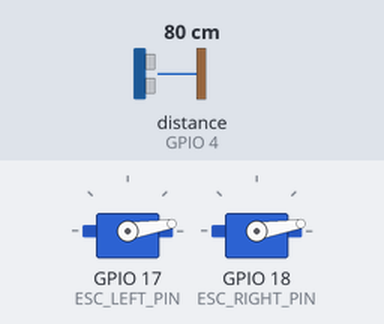
Simulated run of this sketch. Board: ESP32. Parts: 2 × servo. Wiring (inferred from the names in the program): ultrasonic range finder: trigger GPIO 5; echo GPIO 4. The inputs (shaded band) are chosen by the test bench; at power-on: distance to the obstacle (sensor on GPIO 4) 80 cm. The echo pulse lasts 58.3 µs per cm; WiFi joins after 1.5 s; servers stay silent unless stated.

Above: at 6.0 s.
6.1 s: distance to the obstacle (sensor on GPIO 4) set to 120 cm
At 8.7 s:
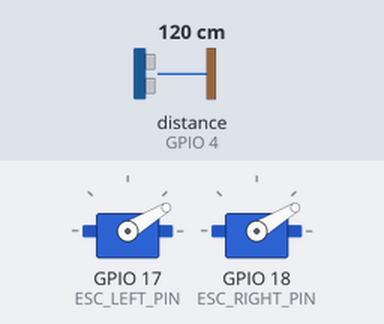
9.1 s: distance to the obstacle (sensor on GPIO 4) set to 250 cm
At 11.8 s:
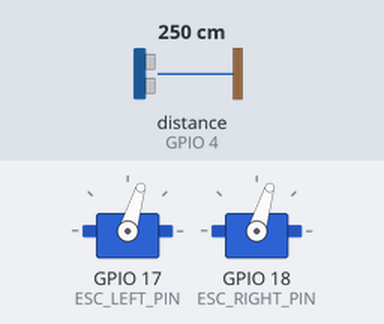
12.1 s: distance to the obstacle (sensor on GPIO 4) set to 299 cm
At 14.5 s:
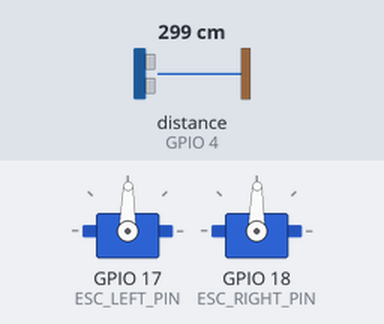
Timing chart, 0 to 16.0 s (numbered marks = the images above; inputs shaded):
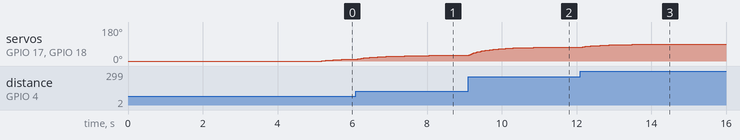

Measured:
- after the input at 9.1 s, servo on GPIO 17 (ESC_LEFT_PIN), servo on GPIO 18 (ESC_RIGHT_PIN): moves from 31° to 73° over 2.1 s, starting at once
- after the input at 12.1 s, servo on GPIO 17 (ESC_LEFT_PIN), servo on GPIO 18 (ESC_RIGHT_PIN): moves from 73° to 89° over 1.8 s, starting at once

The sketch:

PI_controller.ino
```cpp
#include <WiFi.h>
#include <ESP32Servo.h>

// PI controller firmware: performs local distance feedback on the ESP32 and
// logs the closed-loop response to a PC over TCP.

// =============================
// WIFI
// =============================
const char* ssid = "wifim";
const char* password = "12345678";
const char* host = "10.113.66.12";
const uint16_t port = 8080;

WiFiClient client;

// =============================
// ESC MOTORY
// =============================
Servo escLeft, escRight;

const int ESC_LEFT_PIN = 17;
const int ESC_RIGHT_PIN = 18;

const int ESC_MIN = 1090;
const int ESC_MAX = 1700;

int currentPWMLeft  = ESC_MIN;
int currentPWMRight = ESC_MIN;

// =============================
// ULTRAZVUK
// =============================
#define TRIG_PIN 5
#define ECHO_PIN 4

float readDistanceCM() {
  digitalWrite(TRIG_PIN, LOW);
  delayMicroseconds(2);
  digitalWrite(TRIG_PIN, HIGH);
  delayMicroseconds(10);
  digitalWrite(TRIG_PIN, LOW);

  long duration = pulseIn(ECHO_PIN, HIGH, 30000);
  // A timeout means the ultrasonic measurement is invalid for this sample.
  if (duration == 0) return -1;

  // Convert round-trip echo time to one-way distance in centimeters.
  return (duration * 0.0343f / 2.0f);
}

// =============================
// REGULÁTOR
// =============================
float targetDistance = 50.0f;

float Kp = 1.1f;
float Ki = 0.2f;

float integralError = 0.0f;
float Ts = 0.02f;   // 20 ms

// =============================
// MEDIAN FILTER
// =============================
#define MEDIAN_N 5
float medianBuf[MEDIAN_N] = {0};
int medianIdx = 0;

float medianFilter(float x) {
  // Ring-buffer update stores the latest distance samples for outlier rejection.
  medianBuf[medianIdx++] = x;
  if (medianIdx >= MEDIAN_N) medianIdx = 0;

  float temp[MEDIAN_N];
  memcpy(temp, medianBuf, sizeof(temp));

  // Sorting the copy preserves acquisition order in medianBuf.
  for (int i = 0; i < MEDIAN_N - 1; i++) {
    for (int j = i + 1; j < MEDIAN_N; j++) {
      if (temp[j] < temp[i]) {
        float t = temp[i];
        temp[i] = temp[j];
        temp[j] = t;
      }
    }
  }

  return temp[MEDIAN_N / 2];
}

// =============================
// DVOJITÁ EMA
// =============================
float emaFast = 0.0f;   // rýchly signál (feedforward)
float emaSlow = 0.0f;   // hlavný PI signál
float dist = 0.0f;

float alphaFast = 0.3f;
float alphaSlow = 0.05f;

// =============================
// PI REGULÁTOR
// =============================
int computePWM(float rawDistance) {

  // Do not move the vehicle based on invalid ultrasonic data.
  if (rawDistance <= 0) return ESC_MIN;

  // --- EMA FAST ---
  // Fast EMA captures recent changes and is used as a simple motion trend term.
  emaFast = alphaFast * rawDistance + (1.0f - alphaFast) * emaFast;

  // --- MEDIAN + EMA SLOW ---
  // Slow branch is the main feedback signal for the PI controller.
  float med = medianFilter(rawDistance);
  emaSlow = alphaSlow * med + (1.0f - alphaSlow) * emaSlow;

  // === REGULAČNÁ VZDIALENOSŤ ===
  dist = emaSlow;

  float error = dist - targetDistance;

  // --- INTEGRÁL ---
  // Integrating error reduces steady-state offset; limiting prevents windup.
  integralError += error * Ts;
  integralError = constrain(integralError, -150.0f, 150.0f);

  // --- PI výpočet ---
  // u is a PWM offset above ESC_MIN, not an absolute speed command yet.
  float u = Kp * error + Ki * integralError;

  // --- EMA FAST ako feedforward ---
  // The fast-slow difference increases response when distance changes rapidly.
  float Kff = 0.2f;                // doladiteľné
  u += Kff * (emaFast - emaSlow);

  int pwm = ESC_MIN + (int)u;

  // --- SAFETY ---
  // Close obstacle condition resets the integral and commands stop.
  if (dist < 35.0f) {
    integralError = 0.0f;
    return ESC_MIN;
  }

  return pwm;
}

// =============================
// SETUP
// =============================
void setup() {
  escLeft.attach(ESC_LEFT_PIN, ESC_MIN, ESC_MAX);
  escRight.attach(ESC_RIGHT_PIN, ESC_MIN, ESC_MAX);

  escLeft.writeMicroseconds(ESC_MIN);
  escRight.writeMicroseconds(ESC_MIN);
  delay(3000);

  pinMode(TRIG_PIN, OUTPUT);
  pinMode(ECHO_PIN, INPUT);

  WiFi.begin(ssid, password);
  while (WiFi.status() != WL_CONNECTED) {
    delay(200);
  }

  while (!client.connect(host, port)) {
    delay(500);
  }
}

// =============================
// LOOP
// =============================
unsigned long lastPWMUpdate = 0;
unsigned long lastSend = 0;

const unsigned long PWM_INTERVAL = 20;
const unsigned long SEND_INTERVAL = 20;

void loop() {
  unsigned long now = millis();

  float raw = readDistanceCM();

  // --- REGULÁCIA ---
  if (now - lastPWMUpdate >= PWM_INTERVAL) {
    // Controller runs at the same sample time assumed by Ts.
    int pwm = computePWM(raw);

    currentPWMLeft  = pwm;
    currentPWMRight = pwm;

    escLeft.writeMicroseconds(currentPWMLeft);
    escRight.writeMicroseconds(currentPWMRight);

    lastPWMUpdate = now;
  }

  // --- LOGGING ---
  if (now - lastSend >= SEND_INTERVAL) {
    client.printf("TIME=%lu, PWM_LEFT=%d, PWM_RIGHT=%d, DIST=%.2f\n",
                  now, currentPWMLeft, currentPWMRight, dist);
    lastSend = now;
  }
}
```
